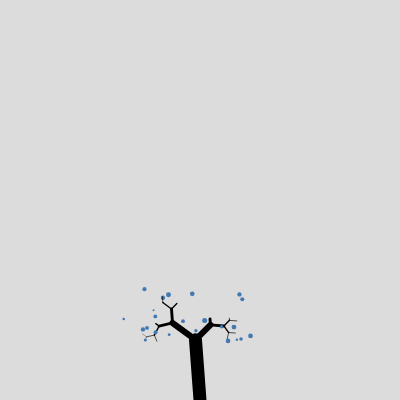
Frame 1 (no input)
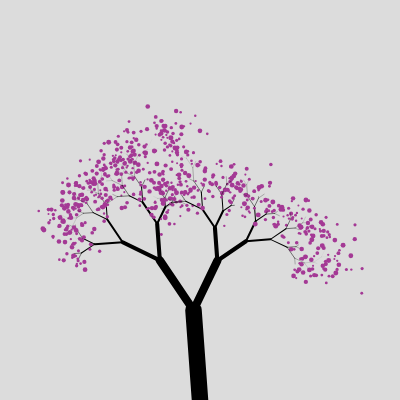
Frame 2 (the mouse pressed at the canvas centre, redrawn once)

The p5.js sketch that drew these frames (run headless with seeded random() and noise() and a simulated clock; the mouse was pressed at the canvas centre and the sketch redrawn once):

// p5.js sketch
// ── sketch.js
let baseLength;
let minLength;
let lengthRatio;
let angleChange;
let thicknessRatio;

let leafDensity;
let leafColor;

let deg;

function setup() {
    // put setup code here
    createCanvas(400, 400);
    noLoop();
    angleMode(DEGREES);
}

function draw() {
    newTree();
}

function mouseClicked() {
    newTree();
}

function newTree() {
    background(220);
    
    deg = random(80, 100);
    
    baseLength = random(height / 8, height / 4);
    minLength = random(1, 10);
    lengthRatio = random(0.25, 0.75);
    angleChange = random(6, 60);
    thickness = random(10, 20);
    thicknessRatio = random(0.4, 0.7);
    
    leafDensity = random(0, 10);
    leafColor = color(random(0, 255), random(0, 255), random(0, 255));

    drawTree(
        width / 2,
        height,
        deg,
        baseLength,
        thickness
    
    );
}

function drawTree(x, y, angle, length, thickness) {
    let v = [];
    
    const [x1, y1] = [x, y];
    const x2 = x1 + cos(angle) * length;
    const y2 = y1 - sin(angle) * length;
  
    strokeWeight(thickness);
    line(x1, y1, x2, y2);
    
    if (angle>=360) {
        angle -= 360;
    } else if (angle<0) {
        angle += 360;
    }
    
    for (i=0; i<4; i++) {
        v[i] = random(-5, 5);
    }
    
    if (length >= minLength) {
        drawTree(x2, y2, angle + angleChange, length * lengthRatio+v[0], thickness*thicknessRatio);
        drawTree(x2, y2, angle - angleChange, length * lengthRatio+v[1], thickness*thicknessRatio);
        //drawTree(x2, y2, angle + angleChange*2, length * lengthRatio+v[2], thickness*thicknessRatio);
        //drawTree(x2, y2, angle - angleChange*2, length * lengthRatio+v[3], thickness*thicknessRatio);
    } else {
        drawLeaves(x2, y2)
    }

}

function drawLeaves(x, y) {
    push();
  
    fill(leafColor);
    noStroke();
  
    for (let i = 0; i < leafDensity; i++) {
        circle(
            randomGaussian(x, 10),
            randomGaussian(y, 10),
            random(2, 5)
        );
    }
  
    pop();
}
